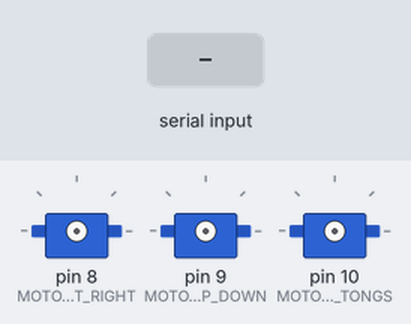
Simulated run of this sketch. Board: Arduino Uno, built with avr-gcc and run on an emulated ATmega328P. Parts: 3 × servo. The test bench sets the inputs (shaded band). What the sketch prints to the serial monitor is not drawn.

Above: at 1.2 s.
1.3 s: "1" received over Serial
At 2.8 s:
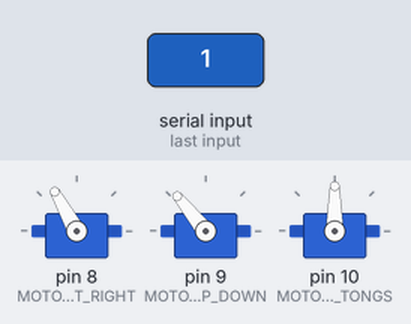
At 4.2 s:
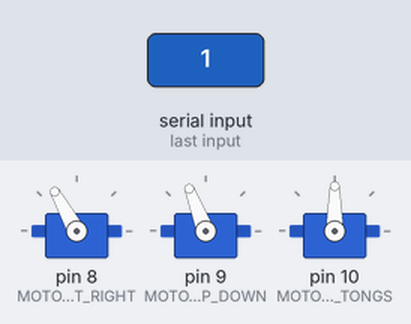
Timing chart, 0 to 19.3 s (numbered marks = the images above; inputs shaded):
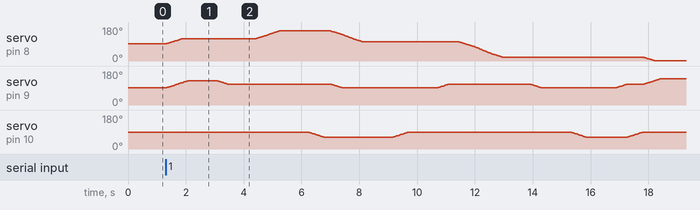

The sketch:

rrrrrrrrrr.ino
```cpp
#include <Servo.h>

#define MOTOR_PIN_LEFT_RIGHT    (8)   // D6 pin
#define MOTOR_PIN_UP_DOWN       (9)  // D10 pin
#define MOTOR_PIN_TONGS         (10)  // D11 pin

#define DEGREE_MIN    (0)
#define DEGREE_MAX    (180)

#define DEFAULT_DEGREE_LEFT_RIGHT    (0) //55
#define DEFAULT_DEGREE_UP_DOWN       (140) //70
#define DEFAULT_DEGREE_TONGS         (120) //80
#define NOMOV    (255)
bool isInitialPosition = true;


class Motor {
  private:
    class SpeedControlParam {
      public:
        int fromDegree;
        int toDegree;
        int currDegree;
        int delta;
        int momentaryDelay;

        SpeedControlParam(int fromDegree, int toDegree) {
            if (toDegree == NOMOV || fromDegree == toDegree) {
              this->currDegree = NOMOV;
              this->toDegree = NOMOV;
              return;
            }

            this->fromDegree = fromDegree;
            this->toDegree = toDegree;
            this->delta = (fromDegree < toDegree) ? 1 : -1;
            this->currDegree = fromDegree + this->delta;
            this->momentaryDelay = -1;

            checkLimit(&this->toDegree);
        }

        void checkLimit(int *degree) {
            if (*degree > DEGREE_MAX) {
                *degree = DEGREE_MAX;
            }
            else if (*degree < DEGREE_MIN) {
                *degree = DEGREE_MIN;
            }
        }
    };

  private:
    static Servo *leftRightMotor;
    static Servo *upDownMotor;
    static Servo *tongsMotor;

    void initialize() {
        leftRightMotor = new Servo();
        upDownMotor = new Servo();
        tongsMotor = new Servo();

        leftRightMotor->attach(MOTOR_PIN_LEFT_RIGHT);
        upDownMotor->attach(MOTOR_PIN_UP_DOWN);
        tongsMotor->attach(MOTOR_PIN_TONGS);
    }


    int getMomentaryDelayByGauss(int fromDegree, int toDegree, int currDegree) {
        if (fromDegree == toDegree) {
          return 0;
        }
        if (fromDegree < toDegree) {
          currDegree = (currDegree > toDegree) ? toDegree : currDegree;
          currDegree = (currDegree < fromDegree) ? fromDegree : currDegree;
        }
        else {
          currDegree = (currDegree > fromDegree) ? fromDegree : currDegree;
          currDegree = (currDegree < toDegree) ? toDegree : currDegree;
        }

        float x = ((float)currDegree - fromDegree) / (toDegree - fromDegree);  // Min-Max Normalize

        const float MOMENTARY_DELAY_MS_MAX = 20.0;
        const float MOMENTARY_DELAY_MS_MIN = 5.0;
        const float MOMENTARY_DELAY_MS_DIFF = MOMENTARY_DELAY_MS_MAX - MOMENTARY_DELAY_MS_MIN;
        const float ROTATE_DEGREE_MAX = 180.0;
        const float B = 0.5;
        const float C = 0.235;

        float y = MOMENTARY_DELAY_MS_MAX - MOMENTARY_DELAY_MS_DIFF * exp(- ((x - B) * (x - B)) / (C * C)) * (abs(fromDegree-toDegree) / ROTATE_DEGREE_MAX);

        return round(y);
    }

    void moveWithSpeed(Servo *servo, int toDegree, Servo *servo2 = NULL, int toDegree2 = NOMOV, Servo *servo3 = NULL, int toDegree3 = NOMOV) {
        SpeedControlParam sv(servo->read(), toDegree);
        SpeedControlParam sv2(servo2->read(), toDegree2);
        SpeedControlParam sv3(servo3->read(), toDegree3);

        for (int ms = 0; ms < 999999; ms++) {
            if (sv.currDegree != sv.toDegree && sv.momentaryDelay < 0) {
                servo->write(sv.currDegree);
                sv.momentaryDelay = getMomentaryDelayByGauss(sv.fromDegree, sv.toDegree, sv.currDegree);
                sv.currDegree += sv.delta;
            }
            if (sv2.currDegree != sv2.toDegree && sv2.momentaryDelay < 0) {
                servo2->write(sv2.currDegree);
                sv2.momentaryDelay = getMomentaryDelayByGauss(sv2.fromDegree, sv2.toDegree, sv2.currDegree);
                sv2.currDegree += sv2.delta;
            }
            if (sv3.currDegree != sv3.toDegree && sv3.momentaryDelay < 0) {
                servo3->write(sv3.currDegree);
                sv3.momentaryDelay = getMomentaryDelayByGauss(sv3.fromDegree, sv3.toDegree, sv3.currDegree);
                sv3.currDegree += sv3.delta;
            }

            if (sv.currDegree == sv.toDegree && sv2.currDegree == sv2.toDegree && sv3.currDegree == sv3.toDegree) {
                break;
            }

            delay(1);
            sv.momentaryDelay = (sv.momentaryDelay >= 0) ? sv.momentaryDelay-1 : sv.momentaryDelay;
            sv2.momentaryDelay = (sv2.momentaryDelay >= 0) ? sv2.momentaryDelay-1 : sv2.momentaryDelay;
            sv3.momentaryDelay = (sv3.momentaryDelay >= 0) ? sv3.momentaryDelay-1 : sv3.momentaryDelay;
        }
    }

  protected:
    Motor() {
        if (leftRightMotor == NULL) {
            initialize();
        }
    }

    void rotateMotor(int toDegree_LR, int toDegree_UD, bool isRelative=false) {
        if (isRelative) {
            toDegree_LR = (toDegree_LR == NOMOV) ? NOMOV : leftRightMotor->read() + toDegree_LR;
            toDegree_UD = (toDegree_UD == NOMOV) ? NOMOV : upDownMotor->read() - toDegree_UD;
        }

        // one motor
        if (toDegree_UD == NOMOV) {
            moveWithSpeed(leftRightMotor, toDegree_LR);
        }
        // two motors
        else {
            moveWithSpeed(leftRightMotor, toDegree_LR, upDownMotor, toDegree_UD);
        }
    }

    void rotateTongs(int toDegree) {
        moveWithSpeed(tongsMotor, toDegree);
    }
    void rotateTongsCloseByCurrPos(int toDegree) {
        moveWithSpeed(tongsMotor, tongsMotor->read()+toDegree);
    }
    void rotateTongsOpenByCurrPos(int toDegree) {
        moveWithSpeed(tongsMotor, tongsMotor->read()-toDegree);
    }
};
Servo* Motor::leftRightMotor = NULL;
Servo* Motor::upDownMotor = NULL;
Servo* Motor::tongsMotor = NULL;


class GrabMotion : public Motor {
  protected:
    GrabMotion() {

    }

  public:
    virtual void grab() = 0;
};


class Robot {
  private:
    static Robot *_instance;
    GrabMotion *grabMotion;
    Robot() {
      grabMotion = NULL;
    }

  public:
    static Robot* getInstance() {
        if (_instance == NULL) {
            _instance = new Robot();
        }
        return _instance;
    }

    void setGrabMotion(GrabMotion *grabMotion) {
        if (this->grabMotion != NULL) {
            delete this->grabMotion;
        }
        this->grabMotion = grabMotion;
    }

    void doGrab() {
        grabMotion->grab();
    }

    void setGrabMotionAndDo(GrabMotion *grabMotion) {
        setGrabMotion(grabMotion);
        doGrab();
    }
};
Robot* Robot::_instance = NULL;


class DefaultPosition : public GrabMotion {
  public:
    void grab() override {
        rotateMotor(DEFAULT_DEGREE_LEFT_RIGHT, DEFAULT_DEGREE_UP_DOWN);
        rotateTongs(DEFAULT_DEGREE_TONGS);
    }
};

class F1_2_stock : public GrabMotion {
  public:
    void grab() override {
        rotateMotor(120, 130, false); // 공통위치로 이동 (좌우, 위아래, 절대좌표)
        delay(1000);
        rotateMotor(120, 110, false); // 층 선택 1층(110)
        delay(1000);
        rotateMotor(100, 110, false); // 구역 이동 (오른쪽 100) 왼쪽(140)
        delay(1000);
        rotateTongsOpenByCurrPos(30); // 그리퍼 열고
        delay(200);
        rotateMotor(100, 90, false); // 물건을 집기 위해서 하강

        delay(1000);
        rotateTongsCloseByCurrPos(30);// 그리퍼 닫고
        delay(1000);
        rotateMotor(100, 110, false); // 들어 올리고
        delay(400);
        rotateMotor(20, 110, false); // 공통 위치로 이동
        delay(1000);
        rotateMotor(20, 90, false); // 목표지점 이동
        delay(1000);
        rotateTongsOpenByCurrPos(30); // 그리퍼 열어서 물건 놓기
        delay(1000);
        rotateMotor(20,110, false);
        rotateTongsCloseByCurrPos(30); // 그리퍼 닫아서 원상 복구
        rotateMotor(DEFAULT_DEGREE_LEFT_RIGHT, DEFAULT_DEGREE_UP_DOWN); // 초기
      }
};

class F1_1_stock : public GrabMotion {
  public:
    void grab() override {
        rotateMotor(120, 130, false); // 공통위치로 이동 (좌우, 위아래, 절대좌표)
        delay(1000);
        rotateMotor(120, 110, false); // 층 선택 1층(110)
        delay(1000);
        rotateMotor(80, 110, false); // 구역 이동 (오른쪽 100) 왼쪽(140)
        delay(1000);
        rotateTongsOpenByCurrPos(30); // 그리퍼 열고
        delay(200);
        rotateMotor(100, 90, false); // 물건을 집기 위해서 하강

        delay(1000);
        rotateTongsCloseByCurrPos(30);// 그리퍼 닫고
        delay(1000);
        rotateMotor(100, 110, false); // 들어 올리고
        delay(400);
        rotateMotor(20, 110, false); // 공통 위치로 이동
        delay(1000);
        rotateMotor(20, 90, false); // 목표지점 이동
        delay(1000);
        rotateTongsOpenByCurrPos(30); // 그리퍼 열어서 물건 놓기
        delay(1000);
        rotateMotor(20,110, false);
        rotateTongsCloseByCurrPos(30); // 그리퍼 닫아서 원상 복구
        rotateMotor(DEFAULT_DEGREE_LEFT_RIGHT, DEFAULT_DEGREE_UP_DOWN); // 초기
      }
};

class F1_3_stock : public GrabMotion {
  public:
    void grab() override {
        rotateMotor(120, 130, false); // 공통위치로 이동 (좌우, 위아래, 절대좌표)
        delay(1000);
        rotateMotor(120, 110, false); // 층 선택 1층(110)
        delay(1000);
        rotateMotor(140, 110, false); // 구역 이동 (오른쪽 100) 왼쪽(140)
        delay(1000);
        rotateTongsOpenByCurrPos(30); // 그리퍼 열고
        delay(200);
        rotateMotor(100, 90, false); // 물건을 집기 위해서 하강

        delay(1000);
        rotateTongsCloseByCurrPos(30);// 그리퍼 닫고
        delay(1000);
        rotateMotor(100, 110, false); // 들어 올리고
        delay(400);
        rotateMotor(20, 110, false); // 공통 위치로 이동
        delay(1000);
        rotateMotor(20, 90, false); // 목표지점 이동
        delay(1000);
        rotateTongsOpenByCurrPos(30); // 그리퍼 열어서 물건 놓기
        delay(1000);
        rotateMotor(20,110, false);
        rotateTongsCloseByCurrPos(30); // 그리퍼 닫아서 원상 복구
        rotateMotor(DEFAULT_DEGREE_LEFT_RIGHT, DEFAULT_DEGREE_UP_DOWN); // 초기
      }
};

class F1_4_stock : public GrabMotion {
  public:
    void grab() override {
        rotateMotor(120, 130, false); // 공통위치로 이동 (좌우, 위아래, 절대좌표)
        delay(1000);
        rotateMotor(120, 110, false); // 층 선택 1층(110)
        delay(1000);
        rotateMotor(160, 110, false); // 구역 이동 (오른쪽 100) 왼쪽(140)
        delay(1000);
        rotateTongsOpenByCurrPos(30); // 그리퍼 열고
        delay(200);
        rotateMotor(100, 90, false); // 물건을 집기 위해서 하강

        delay(1000);
        rotateTongsCloseByCurrPos(30);// 그리퍼 닫고
        delay(1000);
        rotateMotor(100, 110, false); // 들어 올리고
        delay(400);
        rotateMotor(20, 110, false); // 공통 위치로 이동
        delay(1000);
        rotateMotor(20, 90, false); // 목표지점 이동
        delay(1000);
        rotateTongsOpenByCurrPos(30); // 그리퍼 열어서 물건 놓기
        delay(1000);
        rotateMotor(20,110, false);
        rotateTongsCloseByCurrPos(30); // 그리퍼 닫아서 원상 복구
        rotateMotor(DEFAULT_DEGREE_LEFT_RIGHT, DEFAULT_DEGREE_UP_DOWN); // 초기
      }
};

class right_2_stock : public GrabMotion {
  public:
    void grab() override {
        rotateMotor(130, 120, false); // 공통위치로 이동
        delay(1000);
        rotateMotor(180, 110, false); // 1-2구역으로 이동
        delay(1000);
        rotateTongsOpenByCurrPos(30); // 그리퍼 열고
        delay(200);
        rotateMotor(180, 90, false); // 물건을 집기 위해서 하강

        delay(1000);
        rotateTongsCloseByCurrPos(30);// 그리퍼 닫고
        delay(1000);
        rotateMotor(180, 110, false); // 들어 올리고
        delay(1000);
        rotateMotor(130, 110, false); // 공통 위치로 이동
        delay(300);
        rotateMotor(40, 100, false); // 목표지점 이동
        delay(1000);
        rotateTongsOpenByCurrPos(30); // 그리퍼 열어서 물건 놓기
        delay(1000);
        rotateTongsCloseByCurrPos(30); // 그리퍼 닫아서 원상 복구
        rotateMotor(DEFAULT_DEGREE_LEFT_RIGHT, DEFAULT_DEGREE_UP_DOWN); // 초기 위치로 이동
        delay(100);
      }
};

class left_1_stock : public GrabMotion {
  public:
    void grab() override {
        rotateMotor(130, 110, false); // 공통위치로 이동
        delay(1000);
        rotateMotor(150, 110, false); // 3층으로 이동
        delay(1000);
        rotateTongsOpenByCurrPos(30); // 그리퍼 열고
        delay(500);
        rotateMotor(150, 90, false); // 물건을 집기 위해서 하강
        delay(1000);
        rotateTongsCloseByCurrPos(30);// 그리퍼 닫고
        delay(1000);
        rotateMotor(150, 110, false); // 들어 올리고
        delay(500);
        rotateMotor(130, 110, false); // 공통 위치로 이동
        rotateMotor(50, 90, false); // 목표지점 이동
        delay(1000);
        rotateTongsOpenByCurrPos(30); // 그리퍼 열어서 물건 놓기
        delay(1000);
        rotateTongsCloseByCurrPos(30); // 그리퍼 닫아서 원상 복구
        rotateMotor(DEFAULT_DEGREE_LEFT_RIGHT, DEFAULT_DEGREE_UP_DOWN); // 초기 위치로 이동
        delay(100);
      }
};

class left_2_stock : public GrabMotion {
  public:
    void grab() override {
        rotateMotor(130, 110, false); // 공통위치로 이동
        delay(1000);
        rotateMotor(150, 110, false); // 3층으로 이동
        delay(100);
        rotateTongsOpenByCurrPos(30); // 그리퍼 열고
        // delay(500);
        rotateMotor(150, 90, false); // 물건을 집기 위해서 하강
        delay(1000);
        rotateTongsCloseByCurrPos(30);// 그리퍼 닫고
        delay(500);
        rotateMotor(150, 110, false); // 들어 올리고
        delay(500);
        rotateMotor(130, 110, false); // 공통 위치로 이동
        rotateMotor(50, 90, false); // 목표지점 이동
        delay(1000);
        rotateTongsOpenByCurrPos(30); // 그리퍼 열어서 물건 놓기
        delay(1000);
        rotateTongsCloseByCurrPos(30); // 그리퍼 닫아서 원상 복구
        rotateMotor(DEFAULT_DEGREE_LEFT_RIGHT, DEFAULT_DEGREE_UP_DOWN); // 초기 위치로 이동
        delay(100);
      }
};

void setup() {
    Serial.begin(9600);
    while (!Serial);
    Serial.println("[i] Start !");

    // Robot *robot = Robot::getInstance();
    // robot->setGrabMotionAndDo(new DefaultPosition());
    // isInitialPosition = true;
    // delay(2000);

    // Serial.println("[i] setup() completed.");
}

bool isTaskCompleted = false;

void loop()
{
  Robot *robot = Robot::getInstance();

  if (!isInitialPosition)
  {
    robot->setGrabMotionAndDo(new DefaultPosition());
    isInitialPosition = true;
    delay(2000);
  }

  // 2. 원하는 동작 수행
  if (Serial.available() > 0)
  {
    char command = Serial.read();
    if (command == '1' && !isTaskCompleted)
    {
      isTaskCompleted = true;
      robot->setGrabMotionAndDo(new F1_4_stock());
      isTaskCompleted = false;
      // Serial.println("Task completed");
    }
    // else if (command == '2' && !isTaskCompleted)
    // {
    //   isTaskCompleted = true;
    //   robot->setGrabMotionAndDo(new left_2_stock());
    //   isTaskCompleted = false;
    //   // Serial.println("Task completed");
    // }
    // else if (command == '3' && !isTaskCompleted)
    // {
    //   isTaskCompleted = true;
    //   robot->setGrabMotionAndDo(new right_1_stock());
    //   isTaskCompleted = false;
    //   // Serial.println("Task completed");
    // }
    // else if (command == '4' && !isTaskCompleted)
    // {
    //   isTaskCompleted = true;
    //   robot->setGrabMotionAndDo(new right_2_stock());
    //   isTaskCompleted = false;
    //   // Serial.println("Task completed");
    // }
  }

  else if (!isInitialPosition)
  {
    robot->setGrabMotionAndDo(new DefaultPosition());
    isInitialPosition = true;
  }
}
```

Measured:
- after the input at 1.3 s, servo on pin 8 (MOTOR_PIN_LEFT_RIGHT): rises from 91° to 159° in 3.9 s, then falls to 1° in 13.0 s
